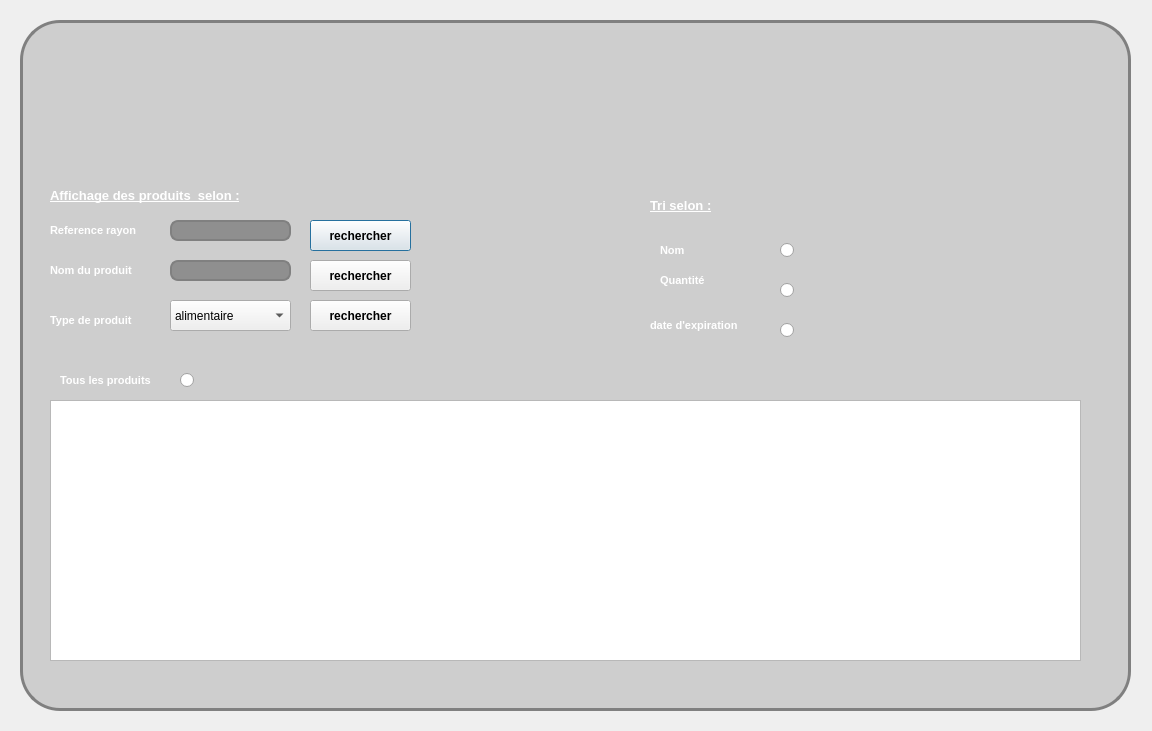
<?xml version="1.0" encoding="UTF-8"?>
<ui version="4.0">
 <class>affichagepr</class>
 <widget class="QDialog" name="affichagepr">
  <property name="geometry">
   <rect>
    <x>0</x>
    <y>0</y>
    <width>1152</width>
    <height>731</height>
   </rect>
  </property>
  <property name="windowTitle">
   <string>Dialog</string>
  </property>
  <property name="styleSheet">
   <string notr="true">#affichagepr {
background: url(:/img/fdaffiche.jpg);
}


#groupBox {
border: 3px solid gray;
border-radius: 40px;
background: rgb(206, 206, 206);
}

QLineEdit {
padding: 1px;
border-style: solid;
border: 2px solid gray;
border-radius: 8px;
background-color: rgb(143, 143, 143);

}
</string>
  </property>
  <widget class="QGroupBox" name="groupBox">
   <property name="geometry">
    <rect>
     <x>20</x>
     <y>20</y>
     <width>1111</width>
     <height>691</height>
    </rect>
   </property>
   <property name="font">
    <font>
     <pointsize>16</pointsize>
     <weight>75</weight>
     <bold>true</bold>
     <underline>true</underline>
    </font>
   </property>
   <property name="styleSheet">
    <string notr="true">#groupBox{
background: url(:/boutonok/a.jpg);
}</string>
   </property>
   <property name="title">
    <string/>
   </property>
   <widget class="QLabel" name="label">
    <property name="geometry">
     <rect>
      <x>30</x>
      <y>280</y>
      <width>111</width>
      <height>41</height>
     </rect>
    </property>
    <property name="font">
     <font>
      <pointsize>8</pointsize>
      <weight>75</weight>
      <bold>true</bold>
      <underline>false</underline>
     </font>
    </property>
    <property name="styleSheet">
     <string notr="true">#label{
color: rgb(255, 255, 255);
}</string>
    </property>
    <property name="text">
     <string>Type de produit</string>
    </property>
   </widget>
   <widget class="QLabel" name="label_2">
    <property name="geometry">
     <rect>
      <x>30</x>
      <y>160</y>
      <width>271</width>
      <height>31</height>
     </rect>
    </property>
    <property name="font">
     <font>
      <pointsize>10</pointsize>
      <weight>75</weight>
      <bold>true</bold>
      <underline>true</underline>
     </font>
    </property>
    <property name="styleSheet">
     <string notr="true">#label_2{
color: rgb(255, 255, 255);
}</string>
    </property>
    <property name="text">
     <string>Affichage des produits  selon :</string>
    </property>
   </widget>
   <widget class="QLabel" name="label_4">
    <property name="geometry">
     <rect>
      <x>30</x>
      <y>230</y>
      <width>101</width>
      <height>41</height>
     </rect>
    </property>
    <property name="font">
     <font>
      <pointsize>8</pointsize>
      <weight>75</weight>
      <bold>true</bold>
      <underline>false</underline>
     </font>
    </property>
    <property name="styleSheet">
     <string notr="true">#label_4{
color: rgb(255, 255, 255);
}</string>
    </property>
    <property name="text">
     <string>Nom du produit</string>
    </property>
   </widget>
   <widget class="QLabel" name="label_5">
    <property name="geometry">
     <rect>
      <x>40</x>
      <y>340</y>
      <width>111</width>
      <height>41</height>
     </rect>
    </property>
    <property name="font">
     <font>
      <pointsize>8</pointsize>
      <weight>75</weight>
      <bold>true</bold>
      <underline>false</underline>
     </font>
    </property>
    <property name="styleSheet">
     <string notr="true">#label_5{
color: rgb(255, 255, 255);
}</string>
    </property>
    <property name="text">
     <string>Tous les produits</string>
    </property>
   </widget>
   <widget class="QRadioButton" name="radioButton_4">
    <property name="geometry">
     <rect>
      <x>160</x>
      <y>350</y>
      <width>21</width>
      <height>20</height>
     </rect>
    </property>
    <property name="text">
     <string/>
    </property>
   </widget>
   <widget class="QComboBox" name="comboBox">
    <property name="geometry">
     <rect>
      <x>150</x>
      <y>280</y>
      <width>121</width>
      <height>31</height>
     </rect>
    </property>
    <property name="font">
     <font>
      <pointsize>9</pointsize>
      <weight>50</weight>
      <bold>false</bold>
     </font>
    </property>
    <item>
     <property name="text">
      <string>alimentaire</string>
     </property>
    </item>
    <item>
     <property name="text">
      <string>cosmetique</string>
     </property>
    </item>
    <item>
     <property name="text">
      <string>entretien</string>
     </property>
    </item>
    <item>
     <property name="text">
      <string>vestimentaire</string>
     </property>
    </item>
    <item>
     <property name="text">
      <string>electromenager</string>
     </property>
    </item>
    <item>
     <property name="text">
      <string>bureautique</string>
     </property>
    </item>
   </widget>
   <widget class="QTableView" name="tableView">
    <property name="geometry">
     <rect>
      <x>30</x>
      <y>380</y>
      <width>1031</width>
      <height>261</height>
     </rect>
    </property>
   </widget>
   <widget class="QLabel" name="label_3">
    <property name="geometry">
     <rect>
      <x>30</x>
      <y>190</y>
      <width>121</width>
      <height>41</height>
     </rect>
    </property>
    <property name="font">
     <font>
      <pointsize>8</pointsize>
      <weight>75</weight>
      <bold>true</bold>
      <underline>false</underline>
     </font>
    </property>
    <property name="styleSheet">
     <string notr="true">#label_3{
color: rgb(255, 255, 255);
}</string>
    </property>
    <property name="text">
     <string>Reference rayon</string>
    </property>
   </widget>
   <widget class="QLineEdit" name="lineEdit">
    <property name="geometry">
     <rect>
      <x>150</x>
      <y>200</y>
      <width>121</width>
      <height>21</height>
     </rect>
    </property>
   </widget>
   <widget class="QLineEdit" name="lineEdit_2">
    <property name="geometry">
     <rect>
      <x>150</x>
      <y>240</y>
      <width>121</width>
      <height>21</height>
     </rect>
    </property>
   </widget>
   <widget class="QLabel" name="label_6">
    <property name="geometry">
     <rect>
      <x>630</x>
      <y>170</y>
      <width>161</width>
      <height>31</height>
     </rect>
    </property>
    <property name="font">
     <font>
      <pointsize>10</pointsize>
      <weight>75</weight>
      <bold>true</bold>
      <underline>true</underline>
     </font>
    </property>
    <property name="styleSheet">
     <string notr="true">#label_6{
color: rgb(255, 255, 255);
}</string>
    </property>
    <property name="text">
     <string>Tri selon :</string>
    </property>
   </widget>
   <widget class="QLabel" name="label_7">
    <property name="geometry">
     <rect>
      <x>640</x>
      <y>240</y>
      <width>121</width>
      <height>41</height>
     </rect>
    </property>
    <property name="font">
     <font>
      <pointsize>8</pointsize>
      <weight>75</weight>
      <bold>true</bold>
      <underline>false</underline>
     </font>
    </property>
    <property name="styleSheet">
     <string notr="true">#label_7{
color: rgb(255, 255, 255);
}</string>
    </property>
    <property name="text">
     <string>Quantité</string>
    </property>
   </widget>
   <widget class="QLabel" name="label_8">
    <property name="geometry">
     <rect>
      <x>640</x>
      <y>210</y>
      <width>121</width>
      <height>41</height>
     </rect>
    </property>
    <property name="font">
     <font>
      <pointsize>8</pointsize>
      <weight>75</weight>
      <bold>true</bold>
      <underline>false</underline>
     </font>
    </property>
    <property name="styleSheet">
     <string notr="true">#label_8{
color: rgb(255, 255, 255);
}</string>
    </property>
    <property name="text">
     <string>Nom</string>
    </property>
   </widget>
   <widget class="QLabel" name="label_9">
    <property name="geometry">
     <rect>
      <x>630</x>
      <y>290</y>
      <width>131</width>
      <height>31</height>
     </rect>
    </property>
    <property name="font">
     <font>
      <pointsize>8</pointsize>
      <weight>75</weight>
      <bold>true</bold>
      <underline>false</underline>
     </font>
    </property>
    <property name="styleSheet">
     <string notr="true">#label_9{
color: rgb(255, 255, 255);
}</string>
    </property>
    <property name="text">
     <string>date d'expiration</string>
    </property>
   </widget>
   <widget class="QRadioButton" name="radioButton_5">
    <property name="geometry">
     <rect>
      <x>760</x>
      <y>220</y>
      <width>21</width>
      <height>20</height>
     </rect>
    </property>
    <property name="text">
     <string/>
    </property>
   </widget>
   <widget class="QRadioButton" name="radioButton_6">
    <property name="geometry">
     <rect>
      <x>760</x>
      <y>260</y>
      <width>21</width>
      <height>20</height>
     </rect>
    </property>
    <property name="text">
     <string/>
    </property>
   </widget>
   <widget class="QRadioButton" name="radioButton_7">
    <property name="geometry">
     <rect>
      <x>760</x>
      <y>300</y>
      <width>21</width>
      <height>20</height>
     </rect>
    </property>
    <property name="text">
     <string/>
    </property>
   </widget>
   <widget class="QPushButton" name="pushButton_3">
    <property name="geometry">
     <rect>
      <x>290</x>
      <y>200</y>
      <width>101</width>
      <height>31</height>
     </rect>
    </property>
    <property name="font">
     <font>
      <pointsize>9</pointsize>
      <weight>75</weight>
      <bold>true</bold>
      <underline>false</underline>
     </font>
    </property>
    <property name="text">
     <string>rechercher</string>
    </property>
   </widget>
   <widget class="QPushButton" name="pushButton_4">
    <property name="geometry">
     <rect>
      <x>290</x>
      <y>240</y>
      <width>101</width>
      <height>31</height>
     </rect>
    </property>
    <property name="font">
     <font>
      <pointsize>9</pointsize>
      <weight>75</weight>
      <bold>true</bold>
      <underline>false</underline>
     </font>
    </property>
    <property name="text">
     <string>rechercher</string>
    </property>
   </widget>
   <widget class="QPushButton" name="pushButton_5">
    <property name="geometry">
     <rect>
      <x>290</x>
      <y>280</y>
      <width>101</width>
      <height>31</height>
     </rect>
    </property>
    <property name="font">
     <font>
      <pointsize>9</pointsize>
      <weight>75</weight>
      <bold>true</bold>
      <underline>false</underline>
     </font>
    </property>
    <property name="text">
     <string>rechercher</string>
    </property>
   </widget>
   <widget class="QPushButton" name="pushButton">
    <property name="geometry">
     <rect>
      <x>1010</x>
      <y>640</y>
      <width>91</width>
      <height>51</height>
     </rect>
    </property>
    <property name="styleSheet">
     <string notr="true">#pushButton{
background-color: transparent;
border-image: url(:/boutonok/FS.png);
background: none;
border: none;
background-repeat: none;
}

#ok:pressed{
background-color: transparent;
background: none;
border: none;
background-repeat: none;
}</string>
    </property>
    <property name="text">
     <string/>
    </property>
   </widget>
   <widget class="QPushButton" name="pushButton_2">
    <property name="geometry">
     <rect>
      <x>10</x>
      <y>-10</y>
      <width>1071</width>
      <height>171</height>
     </rect>
    </property>
    <property name="styleSheet">
     <string notr="true">#pushButton_2{
background-color: transparent;
border-image: url(:/boutonok/Sans titre-1.png);
background: none;
border: none;
background-repeat: none;
}

#ok:pressed{
background-color: transparent;
background: none;
border: none;
background-repeat: none;
}</string>
    </property>
    <property name="text">
     <string/>
    </property>
   </widget>
  </widget>
 </widget>
 <resources/>
 <connections>
  <connection>
   <sender>pushButton</sender>
   <signal>clicked()</signal>
   <receiver>affichagepr</receiver>
   <slot>reject()</slot>
   <hints>
    <hint type="sourcelabel">
     <x>1062</x>
     <y>680</y>
    </hint>
    <hint type="destinationlabel">
     <x>1206</x>
     <y>518</y>
    </hint>
   </hints>
  </connection>
 </connections>
</ui>
